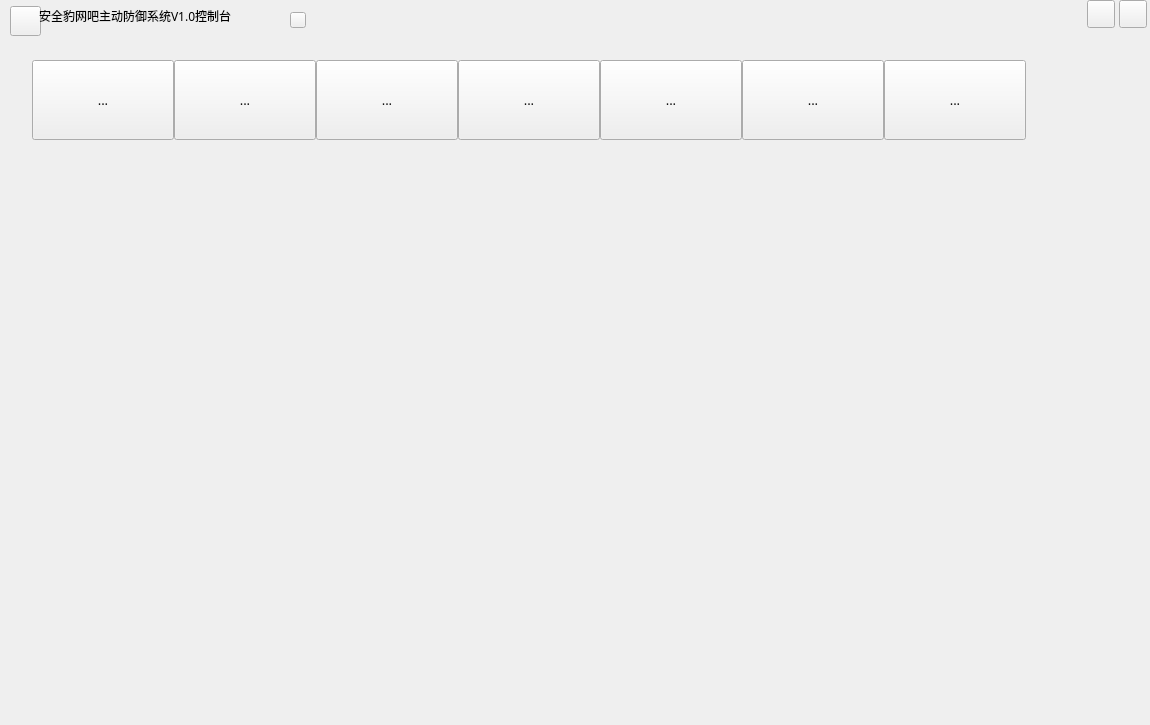
<?xml version="1.0" encoding="UTF-8"?>
<ui version="4.0">
 <class>Widget</class>
 <widget class="QWidget" name="Widget">
  <property name="geometry">
   <rect>
    <x>0</x>
    <y>0</y>
    <width>1150</width>
    <height>725</height>
   </rect>
  </property>
  <property name="maximumSize">
   <size>
    <width>16777215</width>
    <height>16777215</height>
   </size>
  </property>
  <property name="baseSize">
   <size>
    <width>920</width>
    <height>580</height>
   </size>
  </property>
  <property name="windowTitle">
   <string>Widget</string>
  </property>
  <widget class="QWidget" name="topWidget" native="true">
   <property name="geometry">
    <rect>
     <x>0</x>
     <y>0</y>
     <width>1151</width>
     <height>140</height>
    </rect>
   </property>
   <widget class="QToolButton" name="tbHome">
    <property name="geometry">
     <rect>
      <x>32</x>
      <y>60</y>
      <width>142</width>
      <height>80</height>
     </rect>
    </property>
    <property name="font">
     <font>
      <family>Microsoft YaHei</family>
      <pointsize>10</pointsize>
     </font>
    </property>
    <property name="text">
     <string>...</string>
    </property>
   </widget>
   <widget class="QToolButton" name="tbAgentMan">
    <property name="geometry">
     <rect>
      <x>174</x>
      <y>60</y>
      <width>142</width>
      <height>80</height>
     </rect>
    </property>
    <property name="font">
     <font>
      <family>Microsoft YaHei</family>
      <pointsize>10</pointsize>
     </font>
    </property>
    <property name="text">
     <string>...</string>
    </property>
   </widget>
   <widget class="QToolButton" name="tbInnerRule">
    <property name="geometry">
     <rect>
      <x>316</x>
      <y>60</y>
      <width>142</width>
      <height>80</height>
     </rect>
    </property>
    <property name="font">
     <font>
      <family>Microsoft YaHei</family>
      <pointsize>10</pointsize>
     </font>
    </property>
    <property name="text">
     <string>...</string>
    </property>
   </widget>
   <widget class="QToolButton" name="tbCustomRule">
    <property name="geometry">
     <rect>
      <x>458</x>
      <y>60</y>
      <width>142</width>
      <height>80</height>
     </rect>
    </property>
    <property name="font">
     <font>
      <family>Microsoft YaHei</family>
      <pointsize>10</pointsize>
     </font>
    </property>
    <property name="text">
     <string>...</string>
    </property>
   </widget>
   <widget class="QToolButton" name="tbRunApp">
    <property name="geometry">
     <rect>
      <x>600</x>
      <y>60</y>
      <width>142</width>
      <height>80</height>
     </rect>
    </property>
    <property name="font">
     <font>
      <family>Microsoft YaHei</family>
      <pointsize>10</pointsize>
     </font>
    </property>
    <property name="text">
     <string>...</string>
    </property>
   </widget>
   <widget class="QToolButton" name="tbSetting">
    <property name="geometry">
     <rect>
      <x>742</x>
      <y>60</y>
      <width>142</width>
      <height>80</height>
     </rect>
    </property>
    <property name="font">
     <font>
      <family>Microsoft YaHei</family>
      <pointsize>10</pointsize>
     </font>
    </property>
    <property name="text">
     <string>...</string>
    </property>
   </widget>
   <widget class="QToolButton" name="tbAbout">
    <property name="geometry">
     <rect>
      <x>884</x>
      <y>60</y>
      <width>142</width>
      <height>80</height>
     </rect>
    </property>
    <property name="font">
     <font>
      <family>Microsoft YaHei</family>
      <pointsize>10</pointsize>
     </font>
    </property>
    <property name="text">
     <string>...</string>
    </property>
   </widget>
   <widget class="QWidget" name="titleWidget" native="true">
    <property name="geometry">
     <rect>
      <x>0</x>
      <y>0</y>
      <width>1151</width>
      <height>41</height>
     </rect>
    </property>
    <widget class="QPushButton" name="closePushButton">
     <property name="geometry">
      <rect>
       <x>1119</x>
       <y>0</y>
       <width>28</width>
       <height>28</height>
      </rect>
     </property>
     <property name="text">
      <string/>
     </property>
    </widget>
    <widget class="QPushButton" name="minPushButton">
     <property name="geometry">
      <rect>
       <x>1087</x>
       <y>0</y>
       <width>28</width>
       <height>28</height>
      </rect>
     </property>
     <property name="text">
      <string/>
     </property>
    </widget>
    <widget class="QPushButton" name="titlePushButton">
     <property name="geometry">
      <rect>
       <x>10</x>
       <y>6</y>
       <width>31</width>
       <height>30</height>
      </rect>
     </property>
     <property name="text">
      <string/>
     </property>
    </widget>
    <widget class="QPushButton" name="titleUpdate">
     <property name="geometry">
      <rect>
       <x>290</x>
       <y>12</y>
       <width>16</width>
       <height>16</height>
      </rect>
     </property>
     <property name="font">
      <font>
       <pointsize>9</pointsize>
      </font>
     </property>
     <property name="text">
      <string/>
     </property>
    </widget>
    <widget class="QLabel" name="titlelabel">
     <property name="geometry">
      <rect>
       <x>39</x>
       <y>0</y>
       <width>241</width>
       <height>31</height>
      </rect>
     </property>
     <property name="font">
      <font>
       <family>Microsoft YaHei</family>
       <pointsize>9</pointsize>
      </font>
     </property>
     <property name="text">
      <string>安全豹网吧主动防御系统V1.0控制台</string>
     </property>
    </widget>
   </widget>
  </widget>
  <widget class="QWidget" name="verticalLayoutWidget">
   <property name="geometry">
    <rect>
     <x>0</x>
     <y>140</y>
     <width>1151</width>
     <height>591</height>
    </rect>
   </property>
   <layout class="QVBoxLayout" name="verticalLayout"/>
  </widget>
 </widget>
 <resources/>
 <connections/>
</ui>
